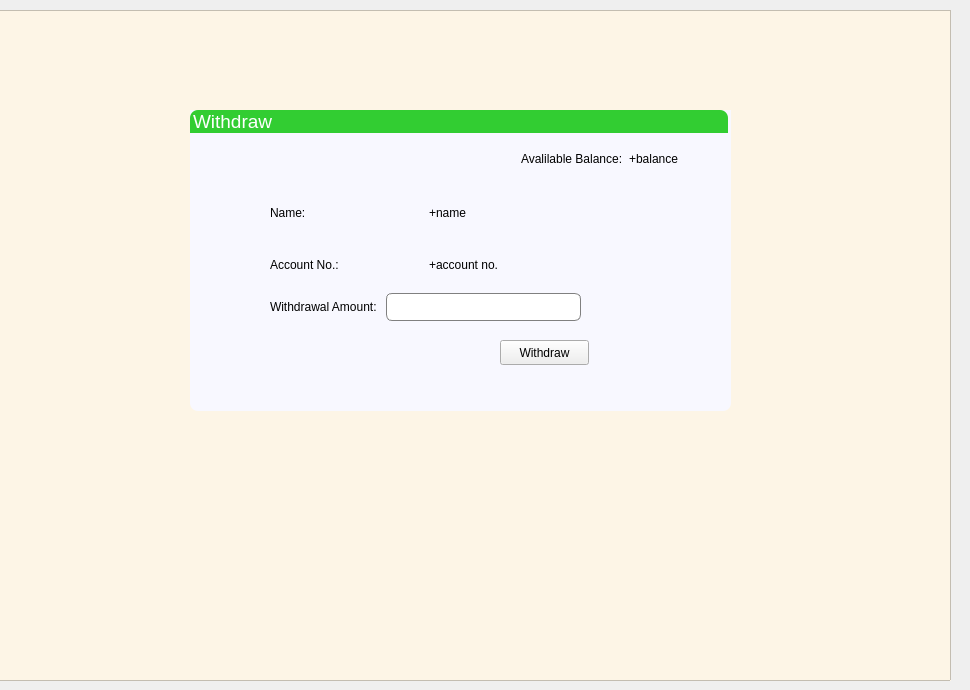
       <widget class="QWidget" name="page_withdraw">
        <widget class="QFrame" name="frame_9">
         <property name="geometry">
          <rect>
           <x>-10</x>
           <y>10</y>
           <width>961</width>
           <height>671</height>
          </rect>
         </property>
         <property name="styleSheet">
          <string notr="true">QFrame{
background-color: oldlace;
font-family: helvetica;
}

.QLineEdit{
	border: 1px solid gray;
	border-radius: 6px;
	padding: 5px 12px 5px 12px;
	font-family: helvetica;
}        

.QGroupBox::title{
	background-color: limegreen;
	border-top-left-radius: 8px;
	border-top-right-radius: 8px;
	color: white;
}


.QGroupBox{
	background-color: ghostwhite;
	border-bottom-left-radius: 8px;
	border-bottom-right-radius: 8px;
	color: white;
}



.QLabel{
	background-color: ghostwhite;
	}</string>
         </property>
         <property name="frameShape">
          <enum>QFrame::StyledPanel</enum>
         </property>
         <property name="frameShadow">
          <enum>QFrame::Raised</enum>
         </property>
         <widget class="QGroupBox" name="groupBox_6">
          <property name="geometry">
           <rect>
            <x>200</x>
            <y>100</y>
            <width>541</width>
            <height>301</height>
           </rect>
          </property>
          <property name="font">
           <font>
            <family>helvetica</family>
            <pointsize>14</pointsize>
           </font>
          </property>
          <property name="title">
           <string>Withdraw                                                                                      </string>
          </property>
          <widget class="QWidget" name="layoutWidget_18">
           <property name="geometry">
            <rect>
             <x>331</x>
             <y>36</y>
             <width>201</width>
             <height>25</height>
            </rect>
           </property>
           <layout class="QHBoxLayout" name="horizontalLayout_14">
            <item>
             <widget class="QLabel" name="label_balance_6">
              <property name="text">
               <string>Avalilable Balance:</string>
              </property>
             </widget>
            </item>
            <item>
             <widget class="QLabel" name="label_show_balance_6">
              <property name="text">
               <string>+balance</string>
              </property>
             </widget>
            </item>
           </layout>
          </widget>
          <widget class="QPushButton" name="pushButton_withdr_2">
           <property name="geometry">
            <rect>
             <x>310</x>
             <y>230</y>
             <width>89</width>
             <height>25</height>
            </rect>
           </property>
           <property name="text">
            <string>Withdraw</string>
           </property>
          </widget>
          <widget class="QWidget" name="layoutWidget">
           <property name="geometry">
            <rect>
             <x>80</x>
             <y>80</y>
             <width>311</width>
             <height>131</height>
            </rect>
           </property>
           <layout class="QVBoxLayout" name="verticalLayout_8">
            <item>
             <layout class="QHBoxLayout" name="horizontalLayout_30">
              <item>
               <widget class="QLabel" name="label_name_4">
                <property name="text">
                 <string>Name: </string>
                </property>
               </widget>
              </item>
              <item>
               <widget class="QLabel" name="label_show_name_4">
                <property name="text">
                 <string>+name</string>
                </property>
               </widget>
              </item>
             </layout>
            </item>
            <item>
             <layout class="QHBoxLayout" name="horizontalLayout_12">
              <item>
               <widget class="QLabel" name="label__accn_2">
                <property name="text">
                 <string>Account No.:</string>
                </property>
               </widget>
              </item>
              <item>
               <widget class="QLabel" name="label_show_accn_3">
                <property name="text">
                 <string>+account no.</string>
                </property>
               </widget>
              </item>
             </layout>
            </item>
            <item>
             <layout class="QHBoxLayout" name="horizontalLayout_13">
              <item>
               <widget class="QLabel" name="label__withdraw_2">
                <property name="text">
                 <string>Withdrawal Amount: </string>
                </property>
               </widget>
              </item>
              <item>
               <widget class="QLineEdit" name="lineEdit_withdraw_2"/>
              </item>
             </layout>
            </item>
           </layout>
          </widget>
         </widget>
        </widget>
       </widget>
